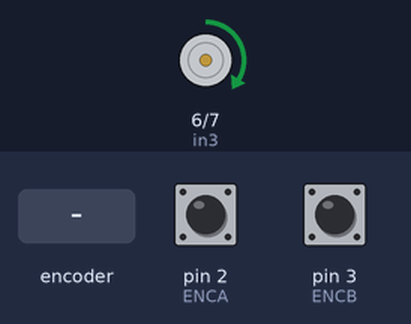
A sketch run on a simulated Arduino Uno, built with avr-gcc and run on an emulated ATmega328P. Parts: motor-driver pin pairs drawn as motors (green arrow = first pin HIGH = forward, orange = second pin HIGH = backward, longer = more drive, scaled by the enable pin). The inputs (shaded band) are chosen by the test bench; at power-on: pin 2 (ENCA) HIGH, pin 3 (ENCB) HIGH. What the sketch prints to the serial monitor is not drawn.

Above: at 1.2 s.
1.3 s: rotary encoder on pin 2 (ENCA) / pin 3 (ENCB) turned 3 steps (first pin leading)
At 1.65 s:
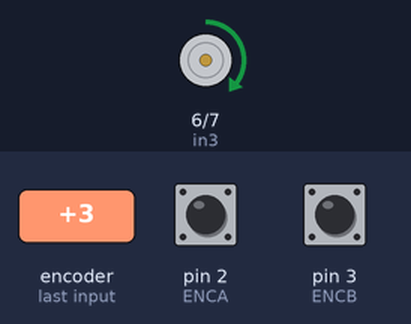
3.4 s: rotary encoder on pin 2 (ENCA) / pin 3 (ENCB) turned 2 steps (second pin leading)
At 4.1 s:
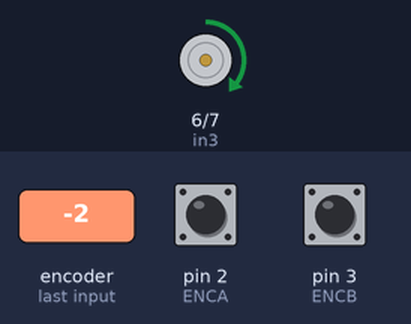
Timing chart, 0 to 6.4 s (numbered marks = the images above; inputs shaded):
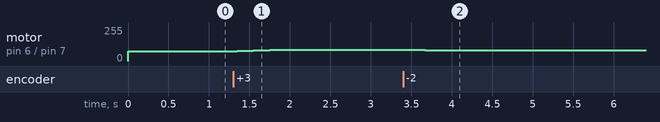

Measured:
- after the input at 1.3 s, motor on pin 6 (in3) / pin 7 (in4): forward 75/255 → forward 78/255 after 0.05 s, → forward 81/255 0.20 s later, → forward 84/255 0.20 s later
- after the input at 3.4 s, motor on pin 6 (in3) / pin 7 (in4): forward 84/255 → forward 81/255 after 0.28 s

The sketch:

test_drivermotor.ino
```cpp
// --- Encoder pins ---
#define ENCA 2  // Pin encoder A (kuning)
#define ENCB 3  // Pin encoder B (hijau)

// --- Motor driver (L298N) pins untuk Motor B ---
#define PWM 5  // ENB - PWM control
#define in3 6  // IN3 - Arah motor
#define in4 7  // IN4 - Arah motor

// --- Encoder dan kontrol posisi ---
volatile int pos = 0;                  // Posisi saat ini dari motor (pulsa encoder)
const int pos_one_rotation = 11 * 57;  // 1 rotasi poros motor = 11 rotasi encoder = 627 pulsa

// --- PID variables ---
long prevT = 0;       // Waktu sebelumnya
float eprev = 0;      // Error sebelumnya
float eintegral = 0;  // Akumulasi error (untuk integral)

unsigned long prevtime = 0;

// --- Setup function ---
void setup() {
  // Setup pin output untuk motor
  pinMode(PWM, OUTPUT);
  pinMode(in3, OUTPUT);
  pinMode(in4, OUTPUT);

  // Setup pin input untuk encoder
  pinMode(ENCA, INPUT);
  pinMode(ENCB, INPUT);
  attachInterrupt(digitalPinToInterrupt(ENCA), readEncoder, RISING);  // Interrupt saat ENCA naik

  // Mulai Serial Monitor / Plotter
  Serial.begin(9600);
}

// --- Main loop ---
void loop() {
  int target = 25;  // Target = 1 putaran gearbox (627 pulsa)

  // PID gains (bisa diubah untuk tuning)
  float kp = 3.0;
  float ki = 0.0;
  float kd = 10.0;

  // Hitung waktu (dalam detik)
  long currT = micros();
  float deltaT = (float)(currT - prevT) / 1.0e6;  // konversi ke detik
  prevT = currT;

  // Hitung error posisi
  int e = target - pos;

  // Hitung turunan error (kecepatan perubahan error)
  float dedt = (e - eprev) / deltaT;

  // Hitung integral error (untuk akumulasi)
  eintegral += e * deltaT;

  // Hitung sinyal kontrol PID
  float u = kp * e + kd * dedt + ki * eintegral;

  // Tentukan arah motor (1 = CW, -1 = CCW, 0 = stop)
  int dir = u > 0 ? 1 : -1;

  // Konversi sinyal PID ke PWM (0–255)
  float pwr = fabs(u);
  if (pwr > 255) pwr = 255;
  else if (pwr > 0 && pwr < 60) pwr = 60;  // Minimum PWM agar motor bisa bergerak

  // Jalankan motor
  setMotor(dir, pwr);

  // Simpan error sebelumnya untuk perhitungan selanjutnya
  eprev = e;


  // --- Serial Plotter output ---
  if (millis() - prevtime >= 20 && millis()<1000) {
    Serial.print(" ");
    Serial.print(target);
    Serial.print(" ");
    Serial.print(pos);
    Serial.print(" ");
    Serial.print(0);  // referensi bawah
    Serial.print(" ");
    Serial.println(200);
    // Serial.print(" ");
    // Serial.println(pwr);
    prevtime = millis();
  }
}

// --- Fungsi untuk mengatur motor (arah & kecepatan) ---
void setMotor(int dir, int pwmVal) {
  analogWrite(PWM, pwmVal);
  if (dir == 1) {
    // Clockwise
    digitalWrite(in3, HIGH);
    digitalWrite(in4, LOW);
  } else if (dir == -1) {
    // Counter-clockwise
    digitalWrite(in3, LOW);
    digitalWrite(in4, HIGH);
  } else {
    // Stop
    digitalWrite(in3, LOW);
    digitalWrite(in4, LOW);
  }
}

// --- Interrupt Service Routine untuk membaca encoder ---
void readEncoder() {
  if (digitalRead(ENCB))
    pos++;
  else
    pos--;
}
```
